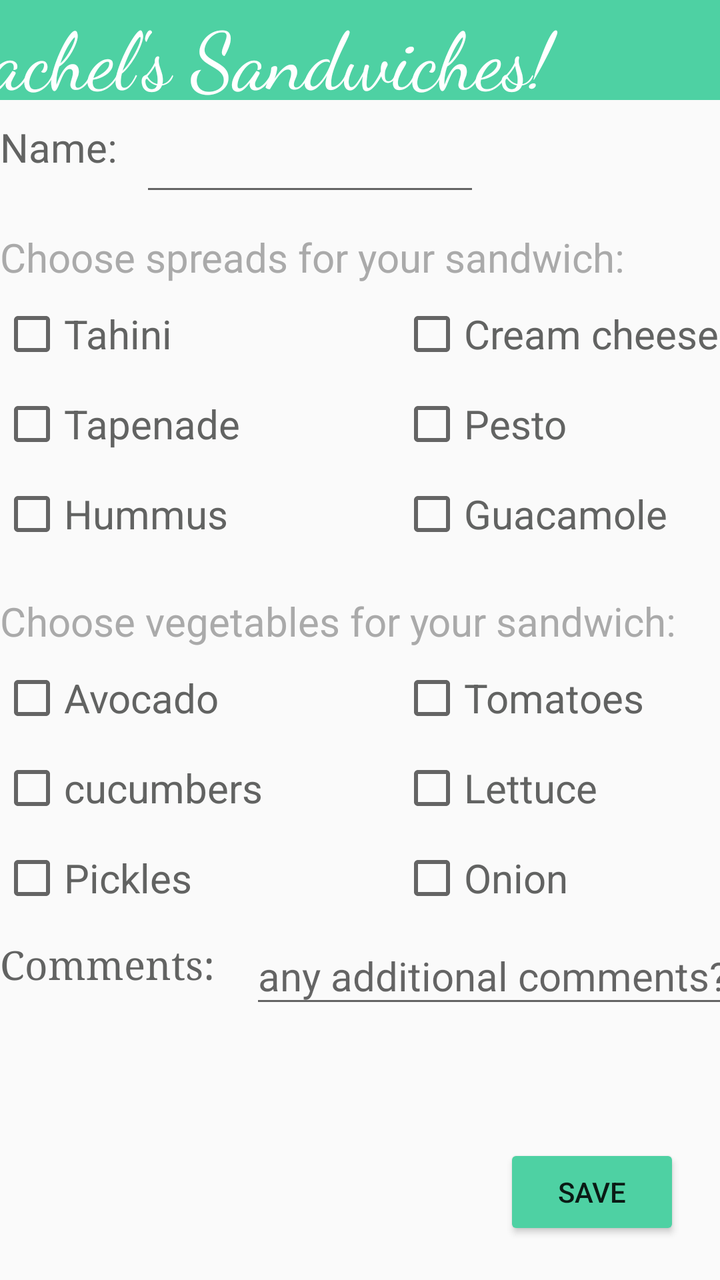
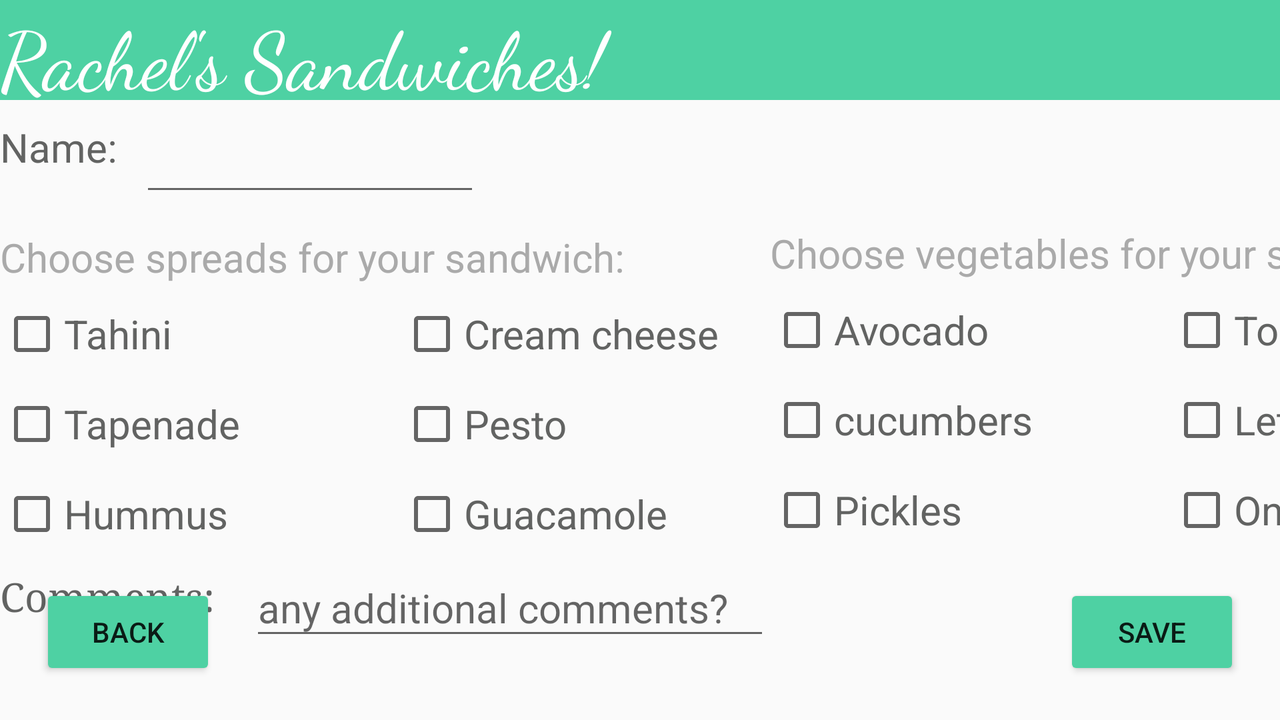

The same Android screen from two of the app's own layout files: first res/layout/ as a phone draws it, then the repository's variant for another configuration, drawn on a device whose configuration selects that folder. Both files follow.
<!-- AndroidManifest.xml: application theme Theme.AppCompat.DayNight.NoActionBar -->
<!-- res/layout/order_activity.xml -->
<?xml version="1.0" encoding="utf-8"?>
<androidx.constraintlayout.widget.ConstraintLayout xmlns:android="http://schemas.android.com/apk/res/android"
    xmlns:app="http://schemas.android.com/apk/res-auto"
    xmlns:tools="http://schemas.android.com/tools"
    android:layout_width="match_parent"
    android:layout_height="match_parent"
    tools:context=".OrderActivity">

    <TextView
        android:id="@+id/title"
        android:layout_width="415dp"
        android:layout_height="50dp"
        android:textSize="40sp"
        android:textColor="@color/white"
        android:background="#4ED1A3"
        android:fontFamily="cursive"
        android:text="Rachel's Sandwiches!"
        app:layout_constraintEnd_toEndOf="parent"
        app:layout_constraintStart_toStartOf="parent"
        app:layout_constraintTop_toTopOf="parent" />

    <TextView
        android:id="@+id/name"
        android:text="Name:"
        android:layout_width="65dp"
        android:layout_height="45dp"
        android:layout_marginTop="10dp"
        android:textSize="20sp"
        app:layout_constraintStart_toStartOf="parent"
        android:textColor="#626362"
        app:layout_constraintTop_toBottomOf="@+id/title" />

    <EditText
        android:id="@+id/nameEdit"
        android:layout_width="170dp"
        android:layout_height="45dp"
        android:layout_marginStart="5dp"
        android:layout_marginTop="8dp"
        android:ems="10"
        android:textColor="#626362"
        android:textSize="20sp"
        app:layout_constraintStart_toEndOf="@id/name"
        app:layout_constraintTop_toBottomOf="@+id/title" />

    

    <TextView
        android:id="@+id/spreads_instructions"
        android:text="Choose spreads for your sandwich: "
        android:layout_width="wrap_content"
        android:layout_height="wrap_content"
        android:layout_marginTop="10dp"
        android:textSize="20sp"
        android:textColor="@android:color/darker_gray"
        app:layout_constraintStart_toStartOf="parent"
        app:layout_constraintTop_toBottomOf="@+id/name" />

    <CheckBox
        android:id="@+id/cream_cheese"
        android:text="Cream cheese"
        android:layout_width="wrap_content"
        android:layout_height="40dp"
        android:textSize="20sp"
        android:textColor="#626362"
        android:layout_marginTop="5dp"
        android:layout_marginLeft="200dp"
        tools:layout_editor_absoluteX="93dp"
        tools:layout_editor_absoluteY="178dp"
        app:layout_constraintStart_toStartOf="parent"
        app:layout_constraintTop_toBottomOf="@+id/spreads_instructions"/>

    <CheckBox
        android:id="@+id/pesto"
        android:text="Pesto"
        android:layout_width="wrap_content"
        android:layout_height="40dp"
        android:textSize="20sp"
        android:textColor="#626362"
        android:layout_marginTop="5dp"
        android:layout_marginLeft="200dp"
        tools:layout_editor_absoluteX="93dp"
        tools:layout_editor_absoluteY="178dp"
        app:layout_constraintStart_toStartOf="parent"
        app:layout_constraintTop_toBottomOf="@+id/cream_cheese"/>

    <CheckBox
        android:id="@+id/guacamole"
        android:text="Guacamole"
        android:layout_width="wrap_content"
        android:layout_height="40dp"
        android:textSize="20sp"
        android:textColor="#626362"
        android:layout_marginTop="5dp"
        android:layout_marginLeft="200dp"
        tools:layout_editor_absoluteX="93dp"
        tools:layout_editor_absoluteY="178dp"
        app:layout_constraintStart_toStartOf="parent"
        app:layout_constraintTop_toBottomOf="@+id/pesto"/>

    <CheckBox
        android:id="@+id/tahini"
        android:text="Tahini"
        android:layout_width="wrap_content"
        android:layout_height="40dp"
        android:layout_marginTop="5dp"
        android:textSize="20sp"
        android:textColor="#626362"
        tools:layout_editor_absoluteX="93dp"
        tools:layout_editor_absoluteY="178dp"
        app:layout_constraintStart_toStartOf="parent"
        app:layout_constraintTop_toBottomOf="@+id/spreads_instructions"/>

    <CheckBox
        android:id="@+id/tapenade"
        android:text="Tapenade"
        android:layout_width="wrap_content"
        android:layout_height="40dp"
        android:layout_marginTop="5dp"
        android:textSize="20sp"
        android:textColor="#626362"
        tools:layout_editor_absoluteX="93dp"
        tools:layout_editor_absoluteY="178dp"
        app:layout_constraintStart_toStartOf="parent"
        app:layout_constraintTop_toBottomOf="@+id/tahini"/>

    <CheckBox
        android:id="@+id/hummus"
        android:text="Hummus"
        android:textColor="#626362"
        android:layout_width="wrap_content"
        android:layout_height="40dp"
        android:layout_marginTop="5dp"
        android:textSize="20sp"
        tools:layout_editor_absoluteX="93dp"
        tools:layout_editor_absoluteY="178dp"
        app:layout_constraintStart_toStartOf="parent"
        app:layout_constraintTop_toBottomOf="@+id/tapenade"/>

    

    <TextView
        android:id="@+id/vegetables_instructions"
        android:text="Choose vegetables for your sandwich: "
        android:layout_width="wrap_content"
        android:layout_height="wrap_content"
        android:layout_marginTop="20dp"
        android:textSize="20sp"
        android:textColor="@android:color/darker_gray"
        app:layout_constraintStart_toStartOf="parent"
        app:layout_constraintTop_toBottomOf="@+id/hummus" />

    <CheckBox
        android:id="@+id/tomatoes"
        android:text="Tomatoes"
        android:layout_width="wrap_content"
        android:layout_height="40dp"
        android:textSize="20sp"
        android:textColor="#626362"
        android:layout_marginTop="5dp"
        android:layout_marginLeft="200dp"
        tools:layout_editor_absoluteX="93dp"
        tools:layout_editor_absoluteY="178dp"
        app:layout_constraintStart_toStartOf="parent"
        app:layout_constraintTop_toBottomOf="@+id/vegetables_instructions"/>

    <CheckBox
        android:id="@+id/lettuce"
        android:text="Lettuce"
        android:layout_width="wrap_content"
        android:layout_height="40dp"
        android:textSize="20sp"
        android:textColor="#626362"
        android:layout_marginTop="5dp"
        android:layout_marginLeft="200dp"
        tools:layout_editor_absoluteX="93dp"
        tools:layout_editor_absoluteY="178dp"
        app:layout_constraintStart_toStartOf="parent"
        app:layout_constraintTop_toBottomOf="@+id/tomatoes"/>

    <CheckBox
        android:id="@+id/onion"
        android:text="Onion"
        android:layout_width="wrap_content"
        android:layout_height="40dp"
        android:textSize="20sp"
        android:textColor="#626362"
        android:layout_marginTop="5dp"
        android:layout_marginLeft="200dp"
        tools:layout_editor_absoluteX="93dp"
        tools:layout_editor_absoluteY="178dp"
        app:layout_constraintStart_toStartOf="parent"
        app:layout_constraintTop_toBottomOf="@+id/lettuce"/>

    <CheckBox
        android:id="@+id/avocado"
        android:text="Avocado"
        android:layout_width="wrap_content"
        android:layout_height="40dp"
        android:layout_marginTop="5dp"
        android:textSize="20sp"
        android:textColor="#626362"
        tools:layout_editor_absoluteX="93dp"
        tools:layout_editor_absoluteY="178dp"
        app:layout_constraintStart_toStartOf="parent"
        app:layout_constraintTop_toBottomOf="@+id/vegetables_instructions"/>

    <CheckBox
        android:id="@+id/Cucumbers"
        android:text="cucumbers"
        android:layout_width="wrap_content"
        android:layout_height="40dp"
        android:layout_marginTop="5dp"
        android:textSize="20sp"
        android:textColor="#626362"
        tools:layout_editor_absoluteX="93dp"
        tools:layout_editor_absoluteY="178dp"
        app:layout_constraintStart_toStartOf="parent"
        app:layout_constraintTop_toBottomOf="@+id/avocado"/>

    <CheckBox
        android:id="@+id/pickles"
        android:text="Pickles"
        android:textColor="#626362"
        android:layout_width="wrap_content"
        android:layout_height="40dp"
        android:layout_marginTop="5dp"
        android:textSize="20sp"
        tools:layout_editor_absoluteX="93dp"
        tools:layout_editor_absoluteY="178dp"
        app:layout_constraintStart_toStartOf="parent"
        app:layout_constraintTop_toBottomOf="@+id/Cucumbers"/>


    

    <TextView
        android:id="@+id/comments"
        android:layout_width="125dp"
        android:layout_height="39dp"
        android:layout_marginTop="10dp"
        android:text="Comments: "
        android:textColor="#626362"
        android:textSize="20sp"
        android:fontFamily="serif"
        app:layout_constraintStart_toStartOf="parent"
        app:layout_constraintTop_toBottomOf="@+id/pickles" />

    <EditText
        android:id="@+id/commentsEdit"
        android:layout_width="260dp"
        android:layout_height="45dp"
        android:layout_marginTop="5dp"
        android:ems="10"
        android:hint="any additional comments?"
        android:textColor="#626362"
        android:textSize="20sp"
        app:layout_constraintStart_toEndOf="@+id/comments"
        app:layout_constraintTop_toBottomOf="@+id/pickles" />


    

    <Button
        android:id="@+id/saveButton"
        android:text="save"
        android:layout_width="wrap_content"
        android:layout_height="wrap_content"
        android:layout_margin="20dp"
        android:backgroundTint="#4ED1A3"
        app:layout_constraintBottom_toBottomOf="parent"
        app:layout_constraintEnd_toEndOf="parent" />


</androidx.constraintlayout.widget.ConstraintLayout>
<!-- resources referenced by this layout -->
<resources>

</resources>
<!-- res/layout-land/order_activity.xml (the repository's variant of the layout above) -->
<!-- drawn on the phone turned sideways -->
<?xml version="1.0" encoding="utf-8"?>
<androidx.constraintlayout.widget.ConstraintLayout xmlns:android="http://schemas.android.com/apk/res/android"
    xmlns:app="http://schemas.android.com/apk/res-auto"
    xmlns:tools="http://schemas.android.com/tools"
    android:layout_width="match_parent"
    android:layout_height="match_parent"
    tools:context=".OrderActivity">

    <TextView
        android:id="@+id/title"
        android:layout_width="0dp"
        android:layout_height="50dp"
        android:textSize="40sp"
        android:textColor="@color/white"
        android:background="#4ED1A3"
        android:fontFamily="cursive"
        android:text="Rachel's Sandwiches!"
        app:layout_constraintEnd_toEndOf="parent"
        app:layout_constraintStart_toStartOf="parent"
        app:layout_constraintTop_toTopOf="parent" />

    <TextView
        android:id="@+id/name"
        android:text="Name:"
        android:layout_width="65dp"
        android:layout_height="45dp"
        android:layout_marginTop="10dp"
        android:textSize="20sp"
        app:layout_constraintStart_toStartOf="parent"
        android:textColor="#626362"
        app:layout_constraintTop_toBottomOf="@+id/title" />

    <EditText
        android:id="@+id/nameEdit"
        android:layout_width="170dp"
        android:layout_height="45dp"
        android:layout_marginStart="5dp"
        android:layout_marginTop="8dp"
        android:ems="10"
        android:textColor="#626362"
        android:textSize="20sp"
        app:layout_constraintStart_toEndOf="@id/name"
        app:layout_constraintTop_toBottomOf="@+id/title" />

    

    <TextView
        android:id="@+id/spreads_instructions"
        android:text="Choose spreads for your sandwich: "
        android:layout_width="wrap_content"
        android:layout_height="wrap_content"
        android:layout_marginTop="10dp"
        android:textSize="20sp"
        android:textColor="@android:color/darker_gray"
        app:layout_constraintStart_toStartOf="parent"
        app:layout_constraintTop_toBottomOf="@+id/name" />

    <CheckBox
        android:id="@+id/cream_cheese"
        android:text="Cream cheese"
        android:layout_width="wrap_content"
        android:layout_height="40dp"
        android:textSize="20sp"
        android:textColor="#626362"
        android:layout_marginTop="5dp"
        android:layout_marginLeft="200dp"
        tools:layout_editor_absoluteX="93dp"
        tools:layout_editor_absoluteY="178dp"
        app:layout_constraintStart_toStartOf="parent"
        app:layout_constraintTop_toBottomOf="@+id/spreads_instructions"/>

    <CheckBox
        android:id="@+id/pesto"
        android:text="Pesto"
        android:layout_width="wrap_content"
        android:layout_height="40dp"
        android:textSize="20sp"
        android:textColor="#626362"
        android:layout_marginTop="5dp"
        android:layout_marginLeft="200dp"
        tools:layout_editor_absoluteX="93dp"
        tools:layout_editor_absoluteY="178dp"
        app:layout_constraintStart_toStartOf="parent"
        app:layout_constraintTop_toBottomOf="@+id/cream_cheese"/>

    <CheckBox
        android:id="@+id/guacamole"
        android:text="Guacamole"
        android:layout_width="wrap_content"
        android:layout_height="40dp"
        android:textSize="20sp"
        android:textColor="#626362"
        android:layout_marginTop="5dp"
        android:layout_marginLeft="200dp"
        tools:layout_editor_absoluteX="93dp"
        tools:layout_editor_absoluteY="178dp"
        app:layout_constraintStart_toStartOf="parent"
        app:layout_constraintTop_toBottomOf="@+id/pesto"/>

    <CheckBox
        android:id="@+id/tahini"
        android:text="Tahini"
        android:layout_width="wrap_content"
        android:layout_height="40dp"
        android:layout_marginTop="5dp"
        android:textSize="20sp"
        android:textColor="#626362"
        tools:layout_editor_absoluteX="93dp"
        tools:layout_editor_absoluteY="178dp"
        app:layout_constraintStart_toStartOf="parent"
        app:layout_constraintTop_toBottomOf="@+id/spreads_instructions"/>

    <CheckBox
        android:id="@+id/tapenade"
        android:text="Tapenade"
        android:layout_width="wrap_content"
        android:layout_height="40dp"
        android:layout_marginTop="5dp"
        android:textSize="20sp"
        android:textColor="#626362"
        tools:layout_editor_absoluteX="93dp"
        tools:layout_editor_absoluteY="178dp"
        app:layout_constraintStart_toStartOf="parent"
        app:layout_constraintTop_toBottomOf="@+id/tahini"/>

    <CheckBox
        android:id="@+id/hummus"
        android:text="Hummus"
        android:textColor="#626362"
        android:layout_width="wrap_content"
        android:layout_height="40dp"
        android:layout_marginTop="5dp"
        android:textSize="20sp"
        tools:layout_editor_absoluteX="93dp"
        tools:layout_editor_absoluteY="178dp"
        app:layout_constraintStart_toStartOf="parent"
        app:layout_constraintTop_toBottomOf="@+id/tapenade"/>

    

    <TextView
        android:id="@+id/vegetables_instructions"
        android:layout_width="wrap_content"
        android:layout_height="wrap_content"
        android:layout_marginStart="385dp"
        android:layout_marginTop="8dp"
        android:text="Choose vegetables for your sandwich: "
        android:textColor="@android:color/darker_gray"
        android:textSize="20sp"
        app:layout_constraintStart_toStartOf="parent"
        app:layout_constraintTop_toBottomOf="@+id/name" />

    <CheckBox
        android:id="@+id/tomatoes"
        android:text="Tomatoes"
        android:layout_marginLeft="200dp"

        android:layout_width="wrap_content"
        android:layout_height="40dp"
        android:textSize="20sp"
        android:textColor="#626362"
        android:layout_marginTop="5dp"
        app:layout_constraintStart_toStartOf="@id/vegetables_instructions"
        app:layout_constraintTop_toBottomOf="@+id/vegetables_instructions"/>

    <CheckBox
        android:id="@+id/lettuce"
        android:text="Lettuce"
        android:layout_width="wrap_content"
        android:layout_height="40dp"
        android:textSize="20sp"
        android:textColor="#626362"
        android:layout_marginTop="5dp"
        android:layout_marginLeft="200dp"
        app:layout_constraintStart_toStartOf="@id/vegetables_instructions"
        app:layout_constraintTop_toBottomOf="@+id/tomatoes"/>

    <CheckBox
        android:id="@+id/onion"
        android:text="Onion"
        android:layout_width="wrap_content"
        android:layout_height="40dp"
        android:textSize="20sp"
        android:textColor="#626362"
        android:layout_marginTop="5dp"
        android:layout_marginLeft="200dp"
        app:layout_constraintStart_toStartOf="@id/vegetables_instructions"
        app:layout_constraintTop_toBottomOf="@+id/lettuce"/>

    <CheckBox
        android:id="@+id/avocado"
        android:text="Avocado"
        android:layout_width="wrap_content"
        android:layout_height="40dp"
        android:layout_marginTop="5dp"
        android:textSize="20sp"
        android:textColor="#626362"
        app:layout_constraintStart_toStartOf="@id/vegetables_instructions"
        app:layout_constraintTop_toBottomOf="@+id/vegetables_instructions"/>

    <CheckBox
        android:id="@+id/cucumbers"
        android:text="cucumbers"
        android:layout_width="wrap_content"
        android:layout_height="40dp"
        android:layout_marginTop="5dp"
        android:textSize="20sp"
        android:textColor="#626362"
        tools:layout_editor_absoluteX="93dp"
        tools:layout_editor_absoluteY="178dp"
        app:layout_constraintStart_toStartOf="@id/vegetables_instructions"
        app:layout_constraintTop_toBottomOf="@+id/avocado"/>

    <CheckBox
        android:id="@+id/pickles"
        android:text="Pickles"
        android:textColor="#626362"
        android:layout_width="wrap_content"
        android:layout_height="40dp"
        android:layout_marginTop="5dp"
        android:textSize="20sp"
        app:layout_constraintStart_toStartOf="@id/vegetables_instructions"
        app:layout_constraintTop_toBottomOf="@+id/cucumbers"/>



    

    <TextView
        android:id="@+id/comments"
        android:layout_width="125dp"
        android:layout_height="39dp"
        android:layout_marginTop="10dp"
        android:text="Comments: "
        android:textColor="#626362"
        android:textSize="20sp"
        android:fontFamily="serif"
        app:layout_constraintStart_toStartOf="parent"
        app:layout_constraintTop_toBottomOf="@+id/pickles" />

    <EditText
        android:id="@+id/commentsEdit"
        android:layout_width="260dp"
        android:layout_height="45dp"
        android:layout_marginTop="5dp"
        android:ems="10"
        android:hint="any additional comments?"
        android:textColor="#626362"
        android:textSize="20sp"
        app:layout_constraintStart_toEndOf="@+id/comments"
        app:layout_constraintTop_toBottomOf="@+id/pickles" />


    

    <Button
        android:id="@+id/saveButton"
        android:text="save"
        android:layout_width="wrap_content"
        android:layout_height="wrap_content"
        android:layout_margin="20dp"
        android:backgroundTint="#4ED1A3"
        app:layout_constraintBottom_toBottomOf="parent"
        app:layout_constraintEnd_toEndOf="parent" />


    <Button
        android:id="@+id/backButton"
        android:text="Back"
        android:layout_width="wrap_content"
        android:layout_height="wrap_content"
        android:layout_margin="20dp"
        android:backgroundTint="#4ED1A3"
        app:layout_constraintBottom_toBottomOf="parent"
        app:layout_constraintStart_toStartOf="parent" />
</androidx.constraintlayout.widget.ConstraintLayout>
